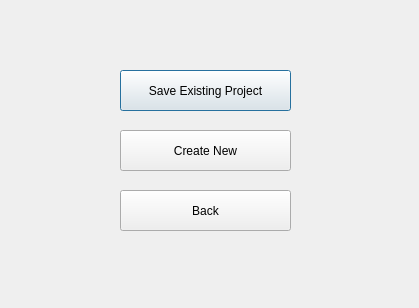
<?xml version="1.0" encoding="UTF-8"?>
<ui version="4.0">
 <class>Dialog</class>
 <widget class="QDialog" name="Dialog">
  <property name="geometry">
   <rect>
    <x>0</x>
    <y>0</y>
    <width>419</width>
    <height>308</height>
   </rect>
  </property>
  <property name="windowTitle">
   <string>Dialog</string>
  </property>
  <widget class="QWidget" name="widget" native="true">
   <property name="geometry">
    <rect>
     <x>0</x>
     <y>0</y>
     <width>421</width>
     <height>311</height>
    </rect>
   </property>
   <widget class="QWidget" name="widget_2" native="true">
    <property name="geometry">
     <rect>
      <x>100</x>
      <y>50</y>
      <width>211</width>
      <height>71</height>
     </rect>
    </property>
    <widget class="QPushButton" name="pushButton">
     <property name="geometry">
      <rect>
       <x>20</x>
       <y>20</y>
       <width>171</width>
       <height>41</height>
      </rect>
     </property>
     <property name="styleSheet">
      <string notr="true">#widget_2{
background-color: #6F4B27;
font-family: Inter;
font-size: 40px;
text-align: center;
}</string>
     </property>
     <property name="text">
      <string>Save Existing Project</string>
     </property>
    </widget>
   </widget>
   <widget class="QWidget" name="widget_3" native="true">
    <property name="geometry">
     <rect>
      <x>100</x>
      <y>120</y>
      <width>211</width>
      <height>61</height>
     </rect>
    </property>
    <widget class="QPushButton" name="pushButton_2">
     <property name="geometry">
      <rect>
       <x>20</x>
       <y>10</y>
       <width>171</width>
       <height>41</height>
      </rect>
     </property>
     <property name="text">
      <string>Create New</string>
     </property>
    </widget>
   </widget>
   <widget class="QWidget" name="widget_4" native="true">
    <property name="geometry">
     <rect>
      <x>100</x>
      <y>180</y>
      <width>211</width>
      <height>71</height>
     </rect>
    </property>
    <widget class="QPushButton" name="pushButton_3">
     <property name="geometry">
      <rect>
       <x>20</x>
       <y>10</y>
       <width>171</width>
       <height>41</height>
      </rect>
     </property>
     <property name="text">
      <string>Back</string>
     </property>
    </widget>
   </widget>
  </widget>
 </widget>
 <resources/>
 <connections/>
</ui>
